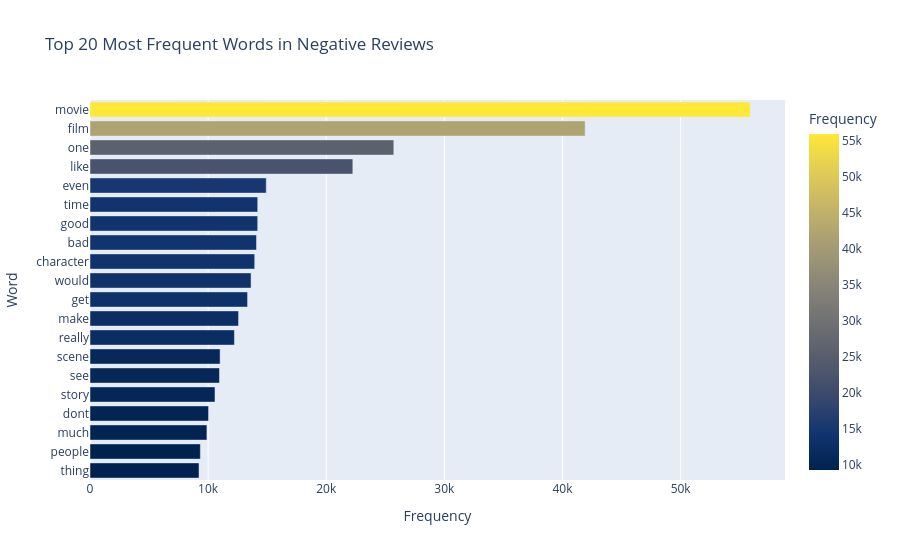

This figure's notebook cell:
### Code cell
# Top 20 Negative Words
negative_tokens = []
for tokens in df[df["sentiment"]=="negative"]["tokens"]:
    negative_tokens.extend(tokens)

top_negative = pd.DataFrame(
    Counter(negative_tokens).most_common(20),
    columns=["Word","Frequency"]
).sort_values("Frequency")

fig = px.bar(
    top_negative,
    x="Frequency",
    y="Word",
    orientation="h",
    color="Frequency",
    color_continuous_scale="Cividis",
    title="Top 20 Most Frequent Words in Negative Reviews"
)

fig.show()

### Figure 1 — Plotly figure (JSON) as saved in the notebook; plotly's stock layout.template omitted (floating-point values rounded to 4 significant figures)
{"data": [{"alignmentgroup": "True", "hovertemplate": "Frequency=%{marker.color}<br>Word=%{y}<extra></extra>", "legendgroup": "", "marker": {"color": [9230, 9342, 9898, 10037, 10581, 10962, 11013, 12224, 12576, 13339, 13633, 13943, 14096, 14196, 14199, 14921, 22249, 25719, 41915, 55892], "coloraxis": "coloraxis", "pattern": {"shape": ""}}, "name": "", "offsetgroup": "", "orientation": "h", "showlegend": false, "textposition": "auto", "type": "bar", "x": [9230, 9342, 9898, 10037, 10581, 10962, 11013, 12224, 12576, 13339, 13633, 13943, 14096, 14196, 14199, 14921, 22249, 25719, 41915, 55892], "xaxis": "x", "y": ["thing", "people", "much", "dont", "story", "see", "scene", "really", "make", "get", "would", "character", "bad", "good", "time", "even", "like", "one", "film", "movie"], "yaxis": "y"}], "layout": {"barmode": "relative", "coloraxis": {"colorbar": {"title": {"text": "Frequency"}}, "colorscale": [[0, "#00224e"], [0.1111, "#123570"], [0.2222, "#3b496c"], [0.3333, "#575d6d"], [0.4444, "#707173"], [0.5556, "#8a8678"], [0.6667, "#a59c74"], [0.7778, "#c3b369"], [0.8889, "#e1cc55"], [1, "#fee838"]]}, "legend": {"tracegroupgap": 0}, "title": {"text": "Top 20 Most Frequent Words in Negative Reviews"}, "xaxis": {"anchor": "y", "domain": [0, 1], "title": {"text": "Frequency"}}, "yaxis": {"anchor": "x", "domain": [0, 1], "title": {"text": "Word"}}}}
